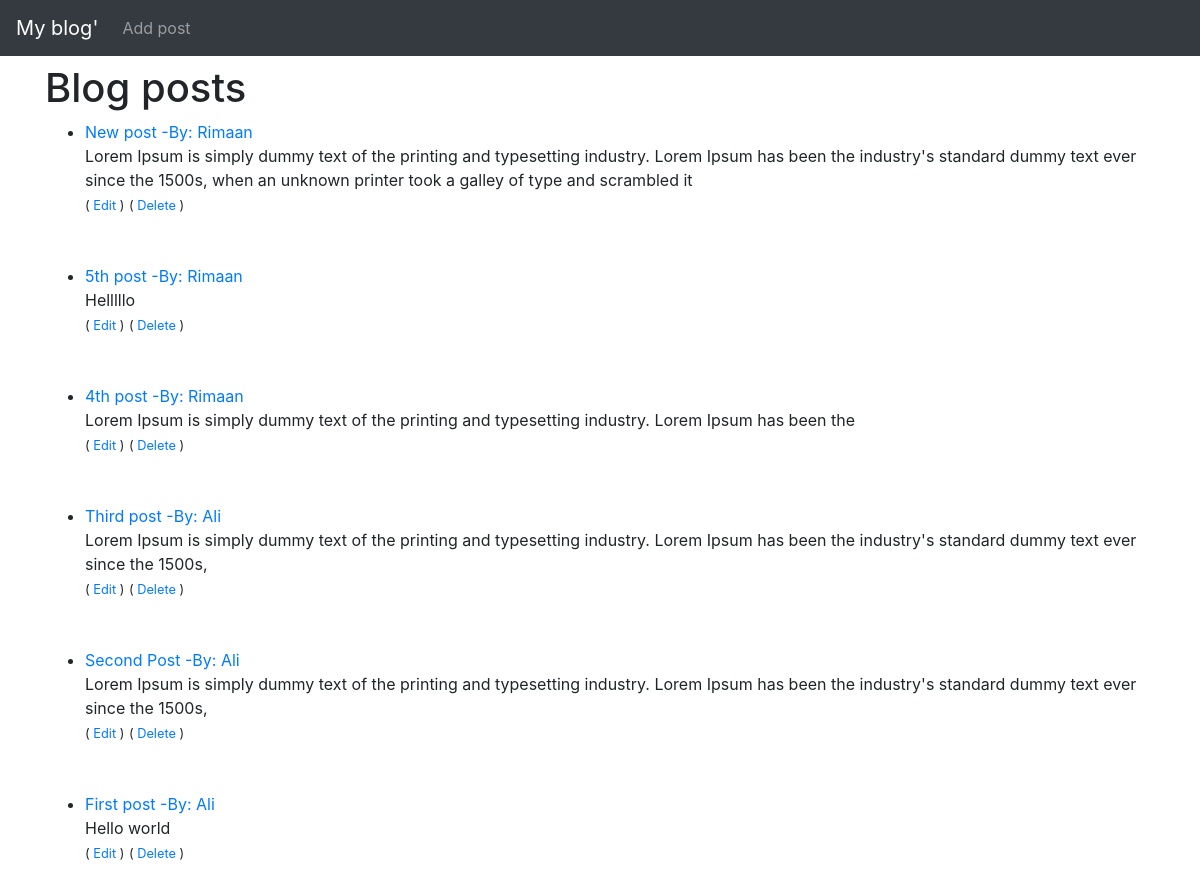
Before: / with the older database file.
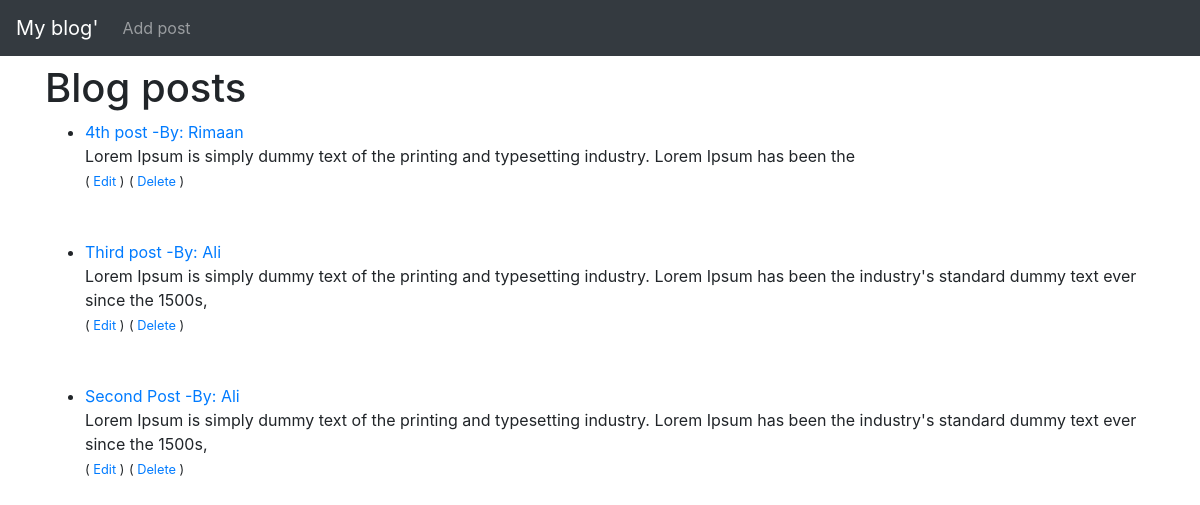
After: the same page with the newer database file.
### main/models.py (models this page shows, shortened)
class Post(models.Model):
    title = models.CharField(max_length=255)
    description = models.TextField()
    author = models.ForeignKey(User,on_delete=models.CASCADE)

### main/views.py (the view)
# urls.py: path('',views.index.as_view(),name='index'),
class index(ListView):
    model = Post
    template_name = 'index.html'
    ordering = ['-id']

### main/templates/index.html
{% extends 'base.html' %} {% block title %} index {% endblock title %}
{% block body %}
<h1>Blog posts</h1>
<ul>
  {% for post in object_list %}
  <li>
    <a href=" {% url 'postDetail' post.id %} ">
        {{post.title}} -By: {{post.author.first_name}}
    </a>
    <br />
    {{post.description}}
    <br>
    <small>( <a href=" {% url 'postUpdate' post.id %} ">Edit</a> )</small>
    <small>( <a href=" {% url 'postDelete' post.id %} ">Delete</a> )</small>
  </li>
  <br /><br />
  {% endfor %}
</ul>
{% endblock body %}

### main/templates/base.html (shortened to what this page needs)
<!DOCTYPE html>
<html lang="en">
  <head>
    <link
      rel="stylesheet"
      href="https://cdn.jsdelivr.net/npm/bootstrap@4.4.1/dist/css/bootstrap.min.css"
    />
  </head>
  <body>
    <nav class="navbar navbar-expand-lg navbar-dark bg-dark">
      <a class="navbar-brand" href=" {% url 'index' %} ">My blog'</a>
      <div class="collapse navbar-collapse" id="navbarSupportedContent">
        <ul class="navbar-nav mr-auto">
          <li class="nav-item">
            <a class="nav-link" href=" {% url 'postCreate' %} ">Add post</a>
          </li>
        </ul>
      </div>
    </nav>
    <div class="container mt-2">{% block body %}{% endblock body %}</div>
  </body>
</html>

Changed rows visible on the page:
removed Post: title "New post", author.first_name "Rimaan", description "Lorem Ipsum is simply dummy text of the printing and typesetting industry. Lorem Ipsum has been the industry's standard dummy text ever since the 1500s, when an unknown printer took a galley of type and scrambled it"
removed Post: title "5th post", author.first_name "Rimaan", description "Helllllo"
removed Post: title "First post", author.first_name "Ali", description "Hello world"
